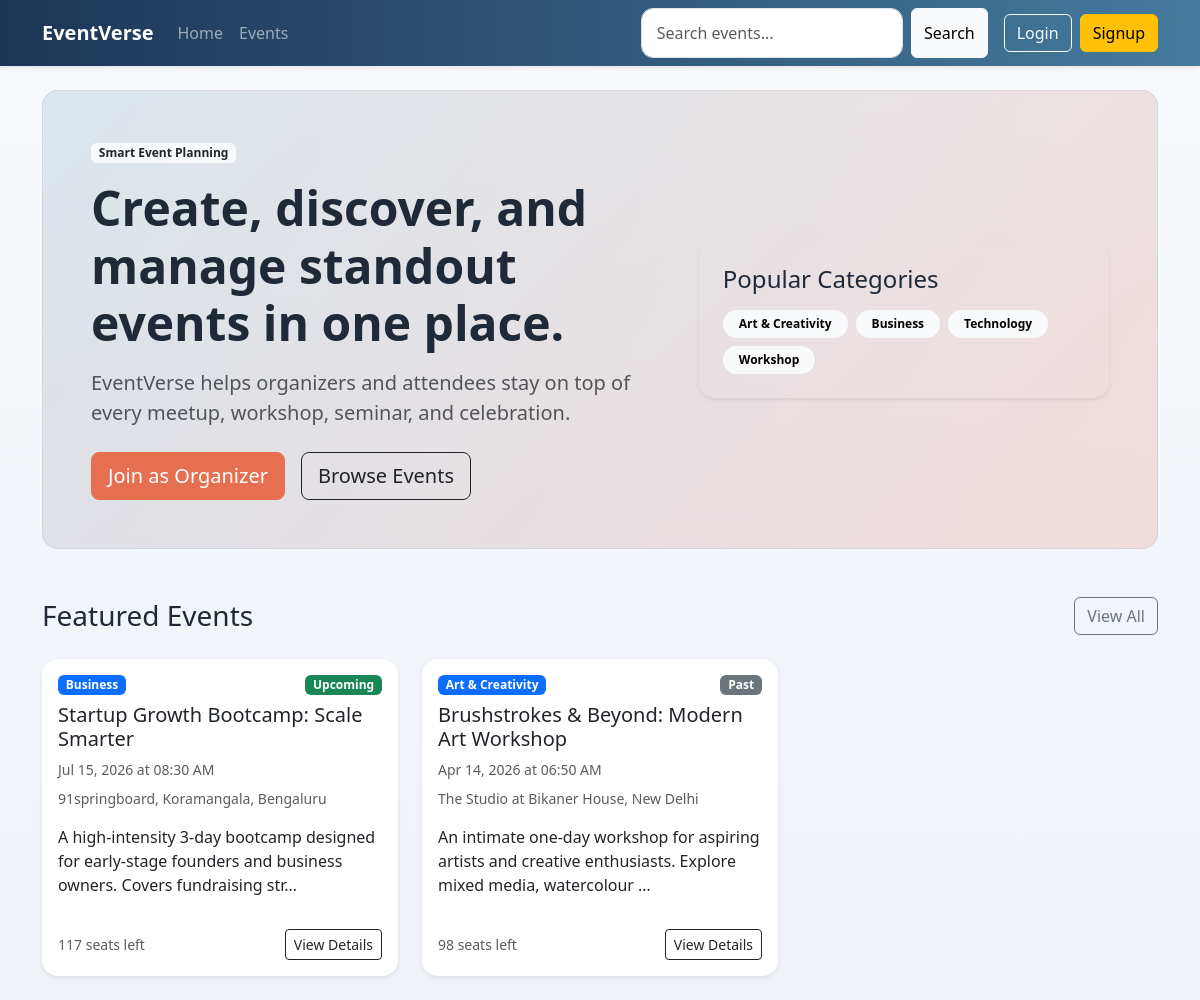
The page / on the database its author committed.
### events/models.py (models this page shows, shortened)
class Category(models.Model):
    name = models.CharField(max_length=100, unique=True)
    class Meta:
        ordering = ['name']

class Event(models.Model):
    class Status(models.TextChoices):
        DRAFT = 'draft', 'Draft'
        PUBLISHED = 'published', 'Published'
        CANCELLED = 'cancelled', 'Cancelled'
        COMPLETED = 'completed', 'Completed'
    title = models.CharField(max_length=200)
    slug = models.SlugField(max_length=220, unique=True, blank=True)
    description = models.TextField()
    category = models.ForeignKey(Category, on_delete=models.PROTECT, related_name='events')
    organizer = models.ForeignKey(
        settings.AUTH_USER_MODEL,
        on_delete=models.CASCADE,
        related_name='organized_events',
    )
    venue = models.CharField(max_length=255)
    city = models.CharField(max_length=120)
    start_date = models.DateField()
    end_date = models.DateField()
    start_time = models.TimeField()
    end_time = models.TimeField()
    capacity = models.PositiveIntegerField(default=1)
    price = models.DecimalField(max_digits=10, decimal_places=2, default=Decimal('0.00'))
    status = models.CharField(max_length=20, choices=Status.choices, default=Status.DRAFT)
    image = models.ImageField(upload_to='events/', blank=True, null=True)
    google_maps_url = models.URLField(blank=True)
    created_at = models.DateTimeField(auto_now_add=True)
    class Meta:
        ordering = ['start_date', 'start_time', '-created_at']
    @property
    def event_timing_status(self):
        return 'Upcoming' if self.start_datetime >= timezone.now() else 'Past'
    @property
    def start_datetime(self):
        return timezone.make_aware(datetime.combine(self.start_date, self.start_time))
    @property
    def confirmed_seats(self):
        return (
            self.registrations.filter(status=Registration.Status.CONFIRMED)
            .aggregate(total=models.Sum('seat_count'))
            .get('total')
            or 0
        )
    @property
    def available_seats(self):
        return max(self.capacity - self.confirmed_seats, 0)
    @property
    def primary_media(self):
        media_item = self.media_assets.first()
        if media_item:
            return media_item
        if self.image:
            return type('LegacyImage', (), {'media_type': EventMedia.MediaType.IMAGE, 'file': self.image})()
        return None

### core/views.py (the view)
# urls.py: path('', HomeView.as_view(), name='home'),
class HomeView(TemplateView):
    template_name = 'core/home.html'
    def get_context_data(self, **kwargs):
        context = super().get_context_data(**kwargs)
        context['featured_events'] = (
            Event.objects.select_related('organizer', 'category')
            .prefetch_related('media_assets')
            .filter(status='published')
            .order_by('-created_at', '-id')[:6]
        )
        context['categories'] = Category.objects.all()
        return context

### accounts/context_processors.py (called while the page is built)
def user_role(request):
    return {'user_role': get_user_role(request.user)}

### accounts/utils.py (called while the page is built)
def get_user_role(user):
    if not user.is_authenticated:
        return None
    if user.is_staff or user.is_superuser:
        return 'admin'
    return UserProfile.objects.filter(user=user).values_list('role', flat=True).first() or UserProfile.Role.ATTENDEE

### templates/core/home.html (shortened to what this page needs)
{% extends 'base.html' %}
{% block content %}
<section class="hero-section rounded-4 p-4 p-md-5 mb-5">
    <div class="row align-items-center g-4">
        <div class="col-lg-7">
            <span class="badge bg-light text-dark mb-3">Smart Event Planning</span>
            <h1 class="display-5 fw-bold">Create, discover, and manage standout events in one place.</h1>
            <p class="lead text-muted mt-3">EventVerse helps organizers and attendees stay on top of every meetup, workshop, seminar, and celebration.</p>
            <div class="d-flex flex-wrap gap-3 mt-4">
                {% if user_role == 'organizer' or user_role == 'admin' %}
                    <a href="{% url 'events:event-create' %}" class="btn btn-brand btn-lg">Create Event</a>
                {% else %}
                    <a href="{% url 'accounts:signup' %}" class="btn btn-brand btn-lg">Join as Organizer</a>
                {% endif %}
                <a href="{% url 'events:event-list' %}" class="btn btn-outline-dark btn-lg">Browse Events</a>
            </div>
        </div>
        <div class="col-lg-5">
            <div class="hero-card p-4 rounded-4 shadow-sm">
                <h2 class="h4">Popular Categories</h2>
                <div class="d-flex flex-wrap gap-2 mt-3">
                    {% for category in categories %}
                        <a href="{% url 'events:event-list' %}?category={{ category.id }}" class="badge rounded-pill text-bg-light p-2 px-3 text-decoration-none">{{ category.name }}</a>
                    {% endfor %}
                </div>
            </div>
        </div>
    </div>
</section>
<section>
    <div class="d-flex justify-content-between align-items-center mb-4">
        <h2 class="h3 mb-0">Featured Events</h2>
        <a href="{% url 'events:event-list' %}" class="btn btn-outline-secondary">View All</a>
    </div>
    <div class="row g-4">
        {% for event in featured_events %}
            <div class="col-md-6 col-lg-4">
                {% include 'events/partials/event_card.html' %}
            </div>
        {% endfor %}
    </div>
</section>
{% endblock %}

### templates/events/partials/event_card.html (shortened to what this page needs)
<div class="card h-100 border-0 shadow-sm event-card">
    <div class="card-body d-flex flex-column">
        <div class="d-flex justify-content-between align-items-start mb-2">
            <span class="badge text-bg-primary">{{ event.category.name }}</span>
            <span class="badge {% if event.event_timing_status == 'Upcoming' %}text-bg-success{% else %}text-bg-secondary{% endif %}">{{ event.event_timing_status }}</span>
        </div>
        <h3 class="h5">{{ event.title }}</h3>
        <p class="text-muted small mb-2">{{ event.start_date|date:"M d, Y" }} at {{ event.start_time|time:"h:i A" }}</p>
        <p class="text-muted small mb-3">{{ event.venue }}, {{ event.city }}</p>
        <p class="card-text flex-grow-1">{{ event.description|truncatechars:110 }}</p>
        <div class="d-flex justify-content-between align-items-center mt-3">
            <small class="text-muted">{{ event.available_seats }} seat{{ event.available_seats|pluralize }} left</small>
            <a href="{% url 'events:event-detail' event.pk %}{% if request.GET.urlencode %}?{{ request.GET.urlencode }}{% endif %}" class="btn btn-sm btn-outline-dark">View Details</a>
        </div>
    </div>
</div>

### static/css/style.css (style rules this page uses)
body { background: linear-gradient(180deg, #f7f9fc 0%, #eef2f7 100%); color: #1f2937; }
.btn-brand { background-color: #e76f51; border-color: #e76f51; color: #fff; }
.hero-section { background: linear-gradient(135deg, rgba(69, 123, 157, 0.15), rgba(231, 111, 81, 0.18)); border: 1px solid rgba(29, 53, 87, 0.08); }
.hero-card, .card { border-radius: 1rem; }
.event-card { transition: transform 0.2s ease, box-shadow 0.2s ease; }

### rows shown on the page
Category: name "Art & Creativity"
Category: name "Business"
Category: name "Technology"
Category: name "Workshop"
Event: category.name "Business", event_timing_status "Upcoming", title "Startup Growth Bootcamp: Scale Smarter", start_date "Jul 15, 2026", start_time "08:30 AM", venue "91springboard, Koramangala", city "Bengaluru", description "A high-intensity 3-day bootcamp designed for early-stage founders and business owners. Covers fundraising str…", available_seats "117"
Event: category.name "Art & Creativity", event_timing_status "Past", title "Brushstrokes & Beyond: Modern Art Workshop", start_date "Apr 14, 2026", start_time "06:50 AM", venue "The Studio at Bikaner House", city "New Delhi", description "An intimate one-day workshop for aspiring artists and creative enthusiasts. Explore mixed media, watercolour …", available_seats "98"
